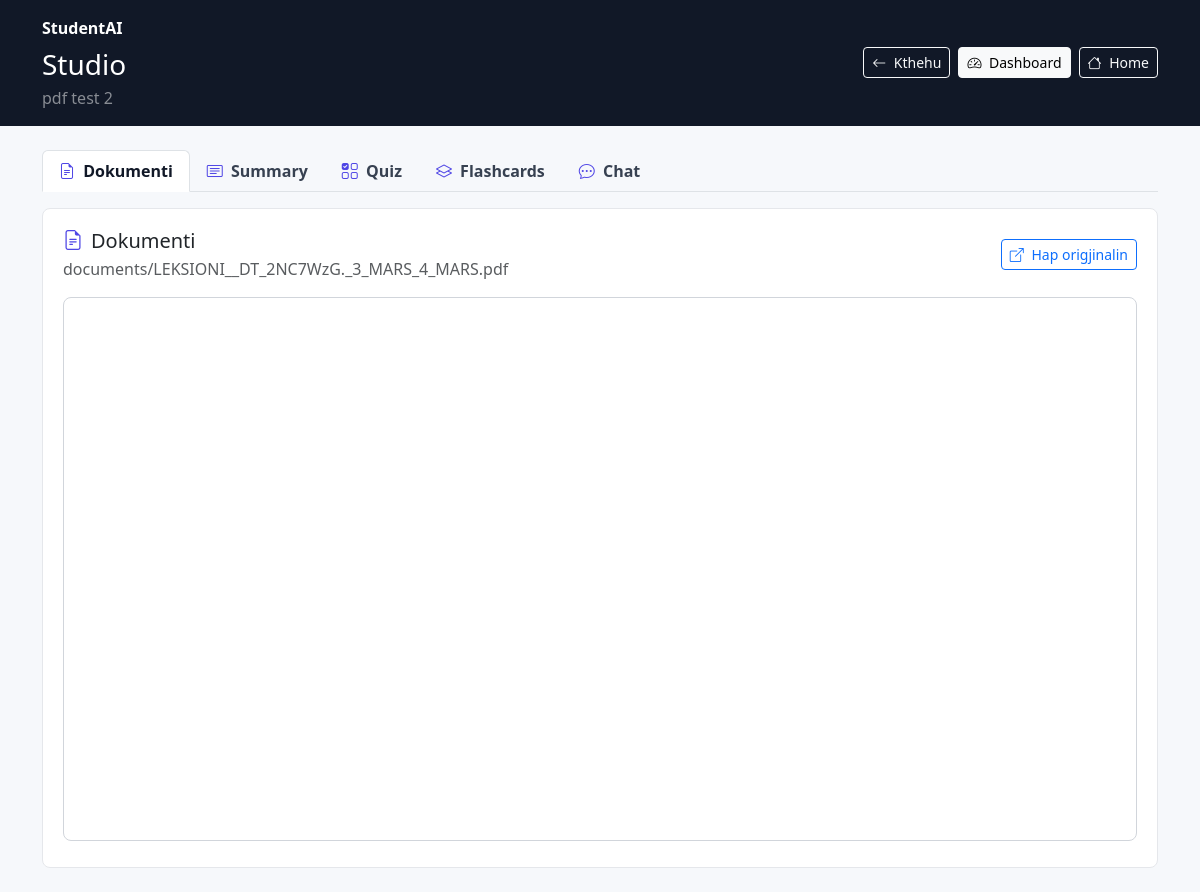
Page /study/6/ (signed in) on the committed database.
### documents/models.py (models this page shows, shortened)
class Document(models.Model):
    title = models.CharField(max_length=255)
    file = models.FileField(
        upload_to='documents/'
    )
    uploaded_by = models.ForeignKey(
        User,
        on_delete=models.CASCADE
    )
    uploaded_at = models.DateTimeField(
        auto_now_add=True
    )
    summary = models.TextField(blank=True, null=True)
    extracted_text = models.TextField(blank=True, null=True)
    ai_processed = models.BooleanField(default=False)

### documents/views.py (the view, shortened to what this page needs)
# urls.py: path('study/<int:document_id>/', document_study, name='document_study'),
@login_required(login_url='login')
def document_study(request, document_id):
    document = get_object_or_404(
        Document,
        id=document_id,
        uploaded_by=request.user
    )
    quiz_session_key = f'study_quiz_{document.id}'
    flashcard_session_key = f'study_flashcards_{document.id}'
    active_tab = request.POST.get('active_tab', 'document')
    file_extension = document.file.name.rsplit('.', 1)[-1].lower()
    chat_question = ''
    chat_answer = None
    questions = request.session.get(quiz_session_key)
    quiz_result = None
    flashcards = request.session.get(flashcard_session_key)
    flashcard_results = None
    error_message = None
    return render(
        request,
        'documents/study.html',
        {
            'document': document,
            'file_extension': file_extension,
            'is_pdf': file_extension == 'pdf',
            'active_tab': active_tab,
            'chat_question': chat_question,
            'chat_answer': chat_answer,
            'questions': questions,
            'quiz_result': quiz_result,
            'flashcards': flashcards,
            'flashcard_results': flashcard_results,
            'error_message': error_message
        }
    )

### documents/templates/documents/study.html (shortened to what this page needs)
<!DOCTYPE html>
<html>
<head>
    <link href="https://cdn.jsdelivr.net/npm/bootstrap@5.3.7/dist/css/bootstrap.min.css" rel="stylesheet">
    <link href="https://cdn.jsdelivr.net/npm/bootstrap-icons@1.11.3/font/bootstrap-icons.css" rel="stylesheet">
</head>
<body>
<header class="studio-header py-3">
    <div class="container d-flex flex-wrap justify-content-between align-items-center gap-3">
        <div class="studio-title">
            <a href="{% url 'dashboard' %}" class="text-white text-decoration-none fw-bold">StudentAI</a>
            <h1 class="h3 mt-2 mb-1">Studio</h1>
            <p class="mb-0 text-white-50">{{ document.title }}</p>
        </div>
        <div class="d-flex flex-wrap gap-2">
            <button type="button" class="btn btn-outline-light btn-sm" onclick="history.back()">
                <i class="bi bi-arrow-left me-1"></i> Kthehu
            </button>
            <a href="{% url 'dashboard' %}" class="btn btn-light btn-sm">
                <i class="bi bi-speedometer2 me-1"></i> Dashboard
            </a>
            <a href="{% url 'home' %}" class="btn btn-outline-light btn-sm">
                <i class="bi bi-house me-1"></i> Home
            </a>
        </div>
    </div>
</header>
<main class="container py-4">
    <ul class="nav nav-tabs mb-3" id="studyTabs" role="tablist">
        <li class="nav-item" role="presentation">
            <button class="nav-link {% if active_tab == 'document' %}active{% endif %}" id="document-tab" data-bs-toggle="tab" data-bs-target="#document-pane" type="button" role="tab">
                <i class="bi bi-file-earmark-text me-1"></i> Dokumenti
            </button>
        </li>
        <li class="nav-item" role="presentation">
            <button class="nav-link {% if active_tab == 'summary' %}active{% endif %}" id="summary-tab" data-bs-toggle="tab" data-bs-target="#summary-pane" type="button" role="tab">
                <i class="bi bi-card-text me-1"></i> Summary
            </button>
        </li>
        <li class="nav-item" role="presentation">
            <button class="nav-link {% if active_tab == 'quiz' %}active{% endif %}" id="quiz-tab" data-bs-toggle="tab" data-bs-target="#quiz-pane" type="button" role="tab">
                <i class="bi bi-ui-checks-grid me-1"></i> Quiz
            </button>
        </li>
        <li class="nav-item" role="presentation">
            <button class="nav-link {% if active_tab == 'flashcards' %}active{% endif %}" id="flashcards-tab" data-bs-toggle="tab" data-bs-target="#flashcards-pane" type="button" role="tab">
                <i class="bi bi-layers me-1"></i> Flashcards
            </button>
        </li>
        <li class="nav-item" role="presentation">
            <button class="nav-link {% if active_tab == 'chat' %}active{% endif %}" id="chat-tab" data-bs-toggle="tab" data-bs-target="#chat-pane" type="button" role="tab">
                <i class="bi bi-chat-dots me-1"></i> Chat
            </button>
        </li>
    </ul>
    <div class="tab-content">
        <section class="tab-pane fade {% if active_tab == 'document' %}show active{% endif %}" id="document-pane" role="tabpanel" aria-labelledby="document-tab">
            <div class="studio-panel">
                <div class="d-flex flex-wrap justify-content-between align-items-center gap-2 mb-3">
                    <div>
                        <h2 class="h5 mb-1 panel-title"><i class="bi bi-file-earmark-text"></i> Dokumenti</h2>
                        <p class="text-muted mb-0">{{ document.file.name }}</p>
                    </div>
                    <a href="{% url 'document_file' document.id %}" class="btn btn-outline-primary btn-sm" target="_blank">
                        <i class="bi bi-box-arrow-up-right me-1"></i> Hap origjinalin
                    </a>
                </div>
                {% if is_pdf %}
                    <iframe class="document-frame" src="{% url 'document_file' document.id %}"></iframe>
                {% else %}
                    <div class="alert alert-info mb-0">
                        Ky format nuk shfaqet direkt ne faqe. Hape dokumentin origjinal per ta pare.
                    </div>
                {% endif %}
            </div>
        </section>
    </div>
</main>
</body>
</html>

### documents/templates/documents/study.html (style rules this page uses)
body { background: #f6f8fb; }
.studio-header { background: #111827; color: #ffffff; }
.studio-title { max-width: 720px; }
.studio-panel { background: #ffffff; border: 1px solid #e5e7eb; border-radius: 8px; padding: 20px; }
.document-frame { width: 100%; height: 68vh; border: 1px solid #d1d5db; border-radius: 8px; background: #ffffff; }
.nav-tabs .nav-link { color: #374151; font-weight: 600; }
.nav-tabs .nav-link.active { color: #111827; }
.panel-title { display: flex; align-items: center; gap: 8px; }
.panel-title i, .nav-link i { color: #4f46e5; }

### rows in the picture
Document: title "pdf test 2", file.name "documents/LEKSIONI__DT_2NC7WzG._3_MARS_4_MARS.pdf"
